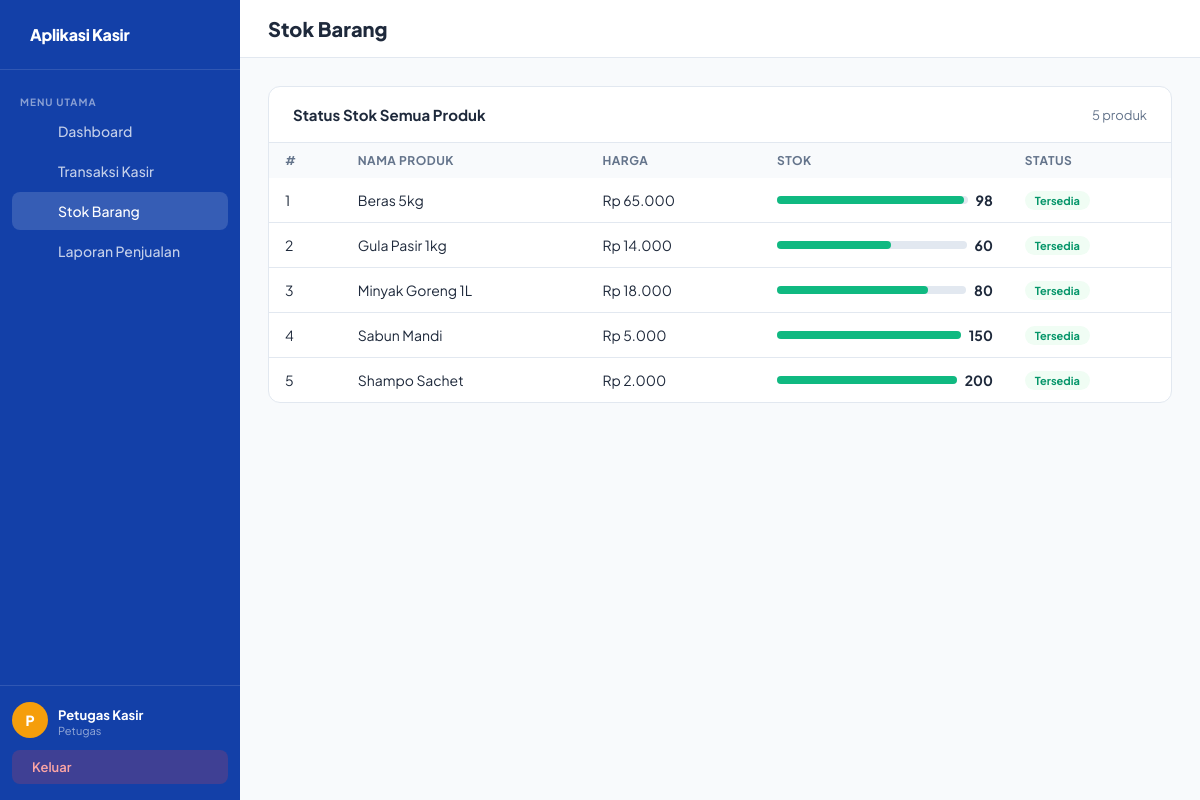
Screenshot of /pages/stok.php (signed in) with the database file from the repository.
### tables this page shows
CREATE TABLE `produk` (
  `ProdukID` int NOT NULL,
  `NamaProduk` varchar(255) NOT NULL,
  `Harga` decimal(10,2) NOT NULL DEFAULT '0.00',
  `Stok` int NOT NULL DEFAULT '0'
);

### config/database.php (called while the page is built, shortened)
<?php
class Database {
    private static $instance = null;
    private $conn;
    private function __construct() {
        $this->conn = new mysqli(DB_HOST, DB_USER, DB_PASS, DB_NAME);
        $this->conn->set_charset("utf8mb4");
    }
    public static function getInstance(): Database {
        if (!self::$instance) {
            self::$instance = new Database();
        }
        return self::$instance;
    }
    public function getConn(): mysqli {
        return $this->conn;
    }
}

### classes/Produk.php (called while the page is built, shortened)
<?php
require_once __DIR__ . '/../config/database.php';
class Produk {
    private $conn;
    public function __construct() {
        $this->conn = Database::getInstance()->getConn();
    }
    public function getAll(): array {
        $result = $this->conn->query("SELECT * FROM produk ORDER BY NamaProduk");
        return $result->fetch_all(MYSQLI_ASSOC);
    }
}

### pages/stok.php (the view, shortened to what this page needs)
<?php
require_once '../classes/Produk.php';
$produkObj = new Produk();
$list = $produkObj->getAll();
include '../includes/header.php';
?>
<div class="topbar"><h1><i class="ph-bold ph-package"></i> Stok Barang</h1></div>
<div class="content">
  <div class="card">
    <div class="card-header">
      <h2>Status Stok Semua Produk</h2>
      <span style="font-size:13px;color:var(--muted)"><?= count($list) ?> produk</span>
    </div>
    <table>
      <thead>
        <tr><th>#</th><th>Nama Produk</th><th>Harga</th><th>Stok</th><th>Status</th></tr>
      </thead>
      <tbody>
      <?php foreach ($list as $i => $p): ?>
        <?php
          $status = $p['Stok'] === 0 ? ['Habis','badge-red'] :
                   ($p['Stok'] < 10  ? ['Menipis','badge-amber'] : ['Tersedia','badge-green']);
        ?>
        <tr>
          <td><?= $i+1 ?></td>
          <td><?= htmlspecialchars($p['NamaProduk']) ?></td>
          <td>Rp <?= number_format($p['Harga'],0,',','.') ?></td>
          <td>
            <div style="display:flex;align-items:center;gap:8px">
              <div style="flex:1;background:#e2e8f0;border-radius:99px;height:8px;min-width:80px">
                <div style="background:<?= $p['Stok']<10?'#f59e0b':'#10b981' ?>;
                            width:<?= min(100, $p['Stok']) ?>%;height:8px;border-radius:99px"></div>
              </div>
              <strong><?= $p['Stok'] ?></strong>
            </div>
          </td>
          <td><span class="badge <?= $status[1] ?>"><?= $status[0] ?></span></td>
        </tr>
      <?php endforeach; ?>
      </tbody>
    </table>
  </div>
</div>
<?php include '../includes/footer.php'; ?>

### includes/header.php (style rules this page uses)
*, *::before, *::after { box-sizing: border-box; margin: 0; padding: 0; }
:root { --brand: #1a56db; --brand-dark: #1340a8; --brand-light: #eff6ff; --accent: #f59e0b; --bg: #f8fafc; --white: #fff; --text: #1e293b; --muted: #64748b; --border: #e2e8f0; --danger: #ef4444; --success: #10b981; --warning: #f59e0b; --sidebar-w: 240px; --radius: 12px; }
body { font-family: 'Plus Jakarta Sans', sans-serif; background: var(--bg); color: var(--text); display: flex; min-height: 100vh; }
.topbar { background: var(--white); border-bottom: 1px solid var(--border); padding: 16px 28px; display: flex; align-items: center; justify-content: space-between; }
.topbar h1 { font-size: 20px; font-weight: 800; }
.content { padding: 28px; flex: 1; }
.card { background: var(--white); border-radius: var(--radius); border: 1px solid var(--border); overflow: hidden; }
.card-header { padding: 18px 24px; border-bottom: 1px solid var(--border); display: flex; align-items: center; justify-content: space-between; }
.card-header h2 { font-size: 15px; font-weight: 700; }
table { width: 100%; border-collapse: collapse; font-size: 14px; }
th { background: var(--bg); padding: 10px 16px; text-align: left; font-size: 12px; font-weight: 700; color: var(--muted); text-transform: uppercase; letter-spacing: .5px; }
td { padding: 12px 16px; border-bottom: 1px solid var(--border); vertical-align: middle; }
tr:last-child td { border-bottom: none; }
.badge { display: inline-block; padding: 3px 10px; border-radius: 99px; font-size: 11px; font-weight: 700; }
.badge-green { background: #f0fdf4; color: #059669; }

### rows the page displays
produk: NamaProduk "Beras 5kg", Harga "65.000", Stok "98", Stok "Tersedia"
produk: NamaProduk "Gula Pasir 1kg", Harga "14.000", Stok "60", Stok "Tersedia"
produk: NamaProduk "Minyak Goreng 1L", Harga "18.000", Stok "80", Stok "Tersedia"
produk: NamaProduk "Sabun Mandi", Harga "5.000", Stok "150", Stok "Tersedia"
produk: NamaProduk "Shampo Sachet", Harga "2.000", Stok "200", Stok "Tersedia"

### other values shown
substr($nama,0,1) "P"
$nama "Petugas Kasir"
$role "Petugas"
count($list) "5"
